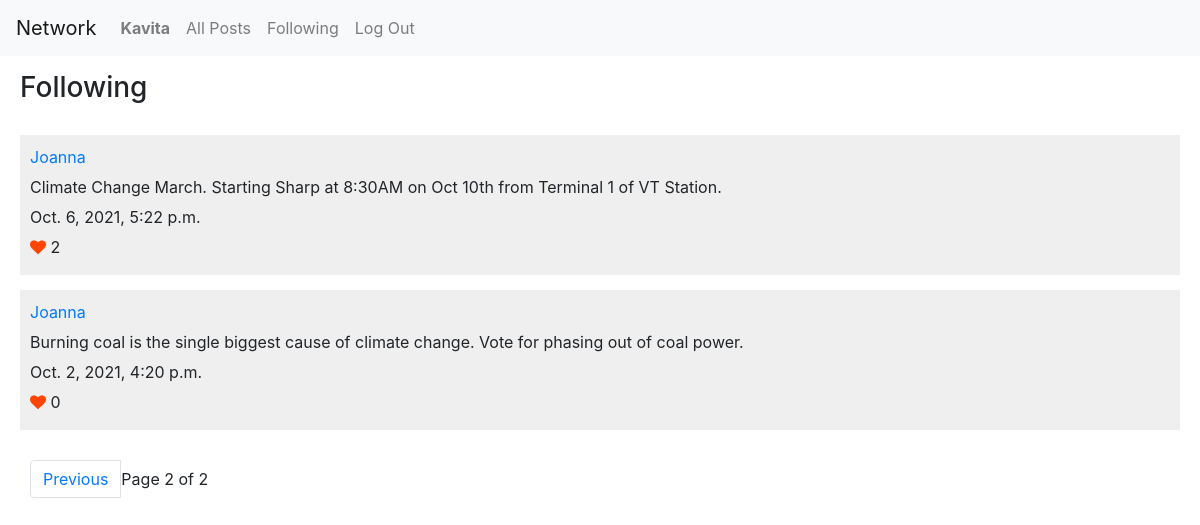
Page /following?page=2 (signed in) on the committed database.
### network/models.py (models this page shows, shortened)
class User(AbstractUser):
    follower_count = models.IntegerField(default=0)
    following_count = models.IntegerField(default=0)

class Post(models.Model):
    user = models.ForeignKey(User, on_delete=models.CASCADE, related_name="posts")
    content = models.CharField(max_length = 200)
    created_at = models.DateTimeField(auto_now_add=True)
    updated_at = models.DateTimeField(auto_now=True)
    likes_count = models.IntegerField(default=0)

### network/views.py (the view)
# urls.py: path("following", views.followed_users_posts, name="following"),
@login_required
def followed_users_posts(request):
    followed_users = Followers.objects.filter(user=request.user.id).values('following')
    posts = Post.objects.filter(user__in=followed_users)
    posts = posts.order_by("-created_at")
    page_obj = get_page_obj(posts, request)
    return render(request, 'network/following.html', {'page_obj': page_obj})

### network/views.py (called while the page is built)
def get_page_obj (datalist, request):
    paginator = Paginator (datalist, 10)
    page_number = request.GET.get('page')
    page_obj = paginator.get_page(page_number)
    return page_obj

### network/templates/network/following.html (shortened to what this page needs)
{% extends "network/layout.html" %}
{% load static %}
{% block body %}
<h3  class="page-hdr">Following</h3>
{% include "network/postsview.html" %}
{% endblock %}

### network/templates/network/layout.html (shortened to what this page needs)
{% load static %}
<!DOCTYPE html>
<html lang="en">
<head>
    <link rel="stylesheet" href="https://stackpath.bootstrapcdn.com/bootstrap/4.4.1/css/bootstrap.min.css">
    <link href="{% static 'network/styles.css' %}" rel="stylesheet">
    <link rel="stylesheet" href="https://cdnjs.cloudflare.com/ajax/libs/font-awesome/4.7.0/css/font-awesome.min.css">
</head>
<body>
    <nav class="navbar navbar-expand-lg navbar-light bg-light">
        <a class="navbar-brand" href="{% url 'index' %}">Network</a>
        <div>
            <ul class="navbar-nav mr-auto">
                {% if user.is_authenticated %}
                <li class="nav-item">
                    <a class="nav-link" href="{% url 'profile'  user.id %}"><strong>{{ user.username }}</strong></a>
                </li>
                {% endif %}
                <li class="nav-item">
                    <a class="nav-link" href="{% url 'index' %}">All Posts</a>
                </li>
                {% if user.is_authenticated %}
                <li class="nav-item">
                    <a class="nav-link" href="{% url 'following' %}">Following</a>
                </li>
                <li class="nav-item">
                    <a class="nav-link" href="{% url 'logout' %}">Log Out</a>
                </li>
                {% endif %}
            </ul>
        </div>
    </nav>
    <div class="body">
        {% block body %}
        {% endblock %}
    </div>
</body>
</html>

### network/templates/network/postsview.html (shortened to what this page needs)
﻿<div id="posts-view">
    <div id="posts">
        {% for post in page_obj %}
        <div class="post">
            <a href="{% url 'profile'  post.user.id %}">{{ post.user.username }}</a><br>
            <div name="post_read_view">
                <span class="content">{{ post.content }}</span>
            </div>
            <span class="created_at">{{ post.created_at }}</span><br>
            <i class="fa fa-heart like_toggle"  name ="like_icon" data-pid="{{post.id}}" style="color:orangered"></i> <span class="likes_count">{{ post.likes_count }}</span><br>
        </div>
        {% endfor %}
    </div>
    <ul class="pagination">
            {% if page_obj.has_previous %}
                <li class="page-item"><a class="page-link" href="?page={{ page_obj.previous_page_number }}">Previous</a></li>
             {% endif %}
            <li class="page-item" style="display: inline-flex; align-items: center;">
                Page {{ page_obj.number }} of {{ page_obj.paginator.num_pages }}
            </li>
    </ul>
</div>

### network/static/network/styles.css (style rules this page uses)
.page-hdr { margin-top:15px; margin-bottom: 20px; margin-left: 20px; display: inline-block; }
#posts, #new-post { margin-left: 20px; margin-top: 10px; margin-right: 20px; }
.post { margin-bottom: 15px; background-color:#efefef; padding:10px; }
.post a, .post span { display: inline-block; margin-bottom: 6px; }
.pagination { margin:30px; }
.like_toggle { cursor: pointer; }

### rows in the picture
User: username "Kavita"
Post: user.username "Joanna", content "Climate Change March. Starting Sharp at 8:30AM on Oct 10th from Terminal 1 of VT Station.", created_at "Oct. 6, 2021, 5:22 p.m.", likes_count "2"
Post: user.username "Joanna", content "Burning coal is the single biggest cause of climate change. Vote for phasing out of coal power.", created_at "Oct. 2, 2021, 4:20 p.m.", likes_count "0"

### other values in the picture
{{ page_obj.number }} "2"
{{ page_obj.paginator.num_pages }} "2"
